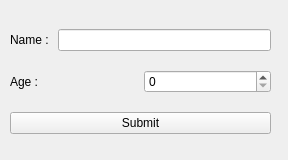
<?xml version="1.0" encoding="UTF-8"?>
<ui version="4.0">
 <class>age_classifier</class>
 <widget class="QWidget" name="age_classifier">
  <property name="geometry">
   <rect>
    <x>0</x>
    <y>0</y>
    <width>288</width>
    <height>160</height>
   </rect>
  </property>
  <property name="windowTitle">
   <string>Form</string>
  </property>
  <widget class="QWidget" name="">
   <property name="geometry">
    <rect>
     <x>10</x>
     <y>16</y>
     <width>261</width>
     <height>131</height>
    </rect>
   </property>
   <layout class="QVBoxLayout" name="verticalLayout">
    <item>
     <layout class="QHBoxLayout" name="horizontalLayout">
      <item>
       <widget class="QLabel" name="name_label">
        <property name="text">
         <string>Name : </string>
        </property>
       </widget>
      </item>
      <item>
       <widget class="QLineEdit" name="name_line_edit"/>
      </item>
     </layout>
    </item>
    <item>
     <layout class="QHBoxLayout" name="horizontalLayout_2">
      <item>
       <widget class="QLabel" name="age_label">
        <property name="text">
         <string>Age : </string>
        </property>
       </widget>
      </item>
      <item>
       <widget class="QSpinBox" name="age_spinbox"/>
      </item>
     </layout>
    </item>
    <item>
     <widget class="QPushButton" name="submit_button">
      <property name="text">
       <string>Submit</string>
      </property>
     </widget>
    </item>
   </layout>
  </widget>
 </widget>
 <resources/>
 <connections/>
</ui>
